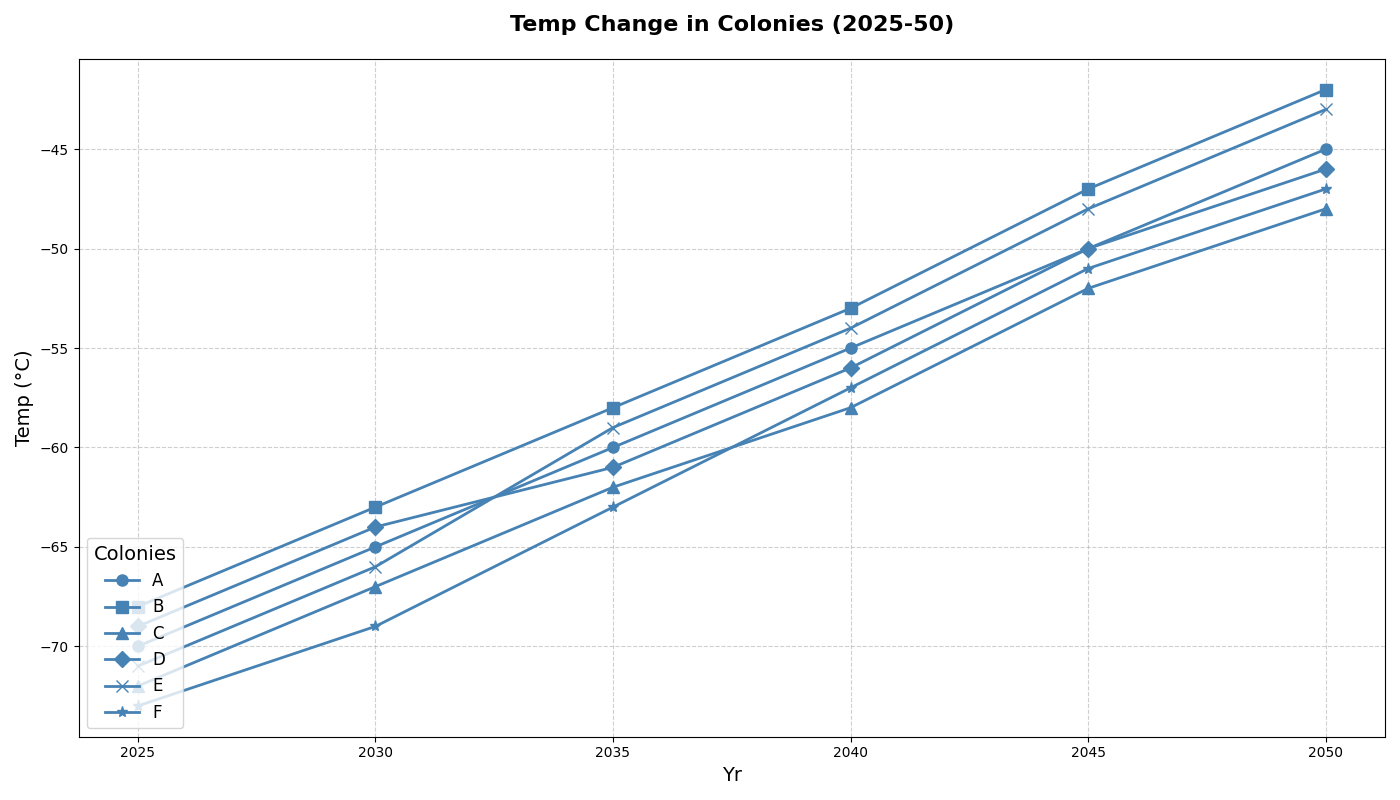

This chart was generated by the following Python code:
import matplotlib.pyplot as plt
import numpy as np

years = np.array([2025, 2030, 2035, 2040, 2045, 2050])
colony_A = np.array([-70, -65, -60, -55, -50, -45])
colony_B = np.array([-68, -63, -58, -53, -47, -42])
colony_C = np.array([-72, -67, -62, -58, -52, -48])
colony_D = np.array([-69, -64, -61, -56, -50, -46])
colony_E = np.array([-71, -66, -59, -54, -48, -43])
colony_F = np.array([-73, -69, -63, -57, -51, -47])

fig, ax = plt.subplots(figsize=(14, 8))

# Use a consistent color 'steelblue' for all plots
ax.plot(years, colony_A, label='A', color='steelblue', marker='o', linestyle='-', linewidth=2, markersize=8)
ax.plot(years, colony_B, label='B', color='steelblue', marker='s', linestyle='-', linewidth=2, markersize=8)
ax.plot(years, colony_C, label='C', color='steelblue', marker='^', linestyle='-', linewidth=2, markersize=8)
ax.plot(years, colony_D, label='D', color='steelblue', marker='D', linestyle='-', linewidth=2, markersize=8)
ax.plot(years, colony_E, label='E', color='steelblue', marker='x', linestyle='-', linewidth=2, markersize=8)
ax.plot(years, colony_F, label='F', color='steelblue', marker='*', linestyle='-', linewidth=2, markersize=8)

ax.set_title("Temp Change in Colonies (2025-50)", fontsize=16, fontweight='bold', pad=20)
ax.set_xlabel("Yr", fontsize=14)
ax.set_ylabel("Temp (°C)", fontsize=14)

ax.legend(title="Colonies", fontsize=12, title_fontsize=14, loc='lower left')
ax.grid(True, linestyle='--', alpha=0.6)

plt.tight_layout()
plt.show()
